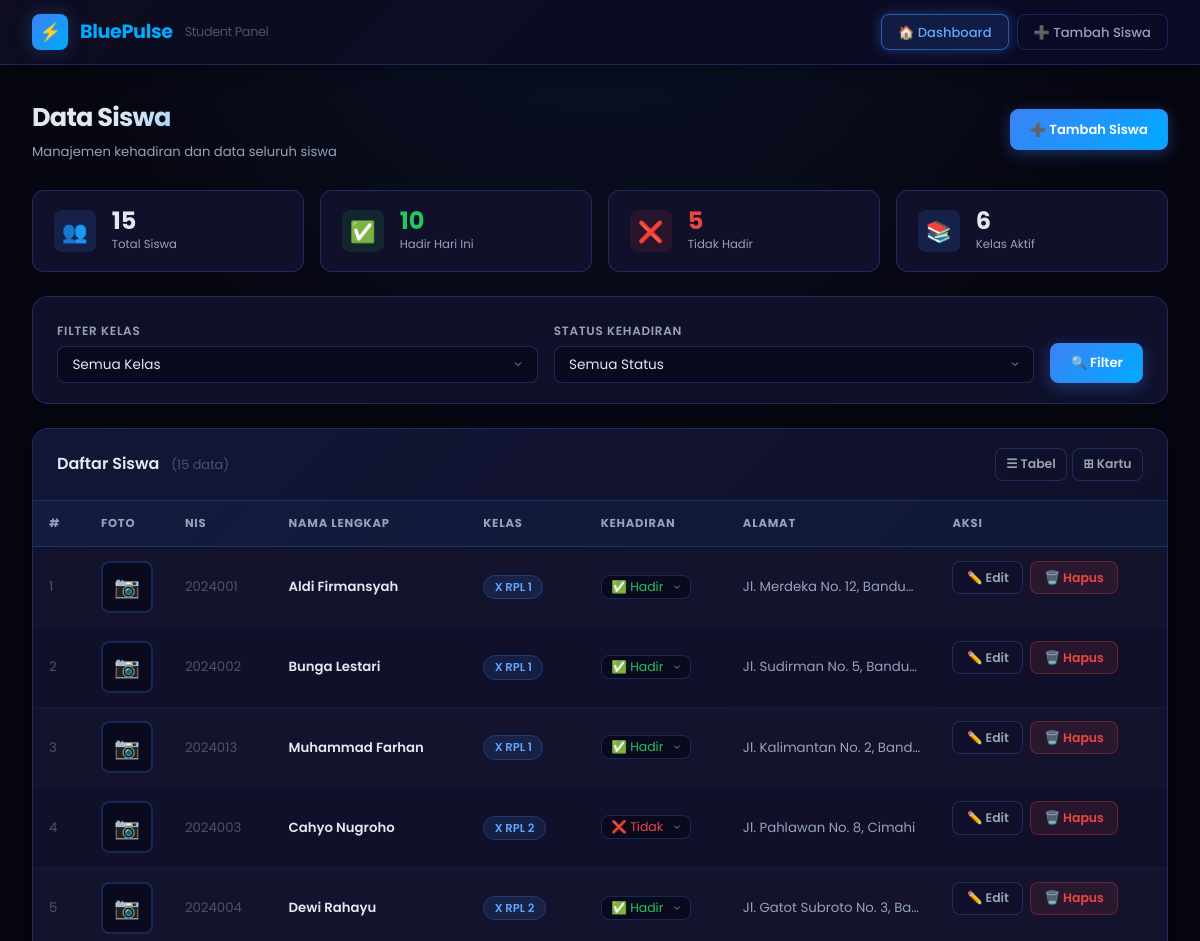
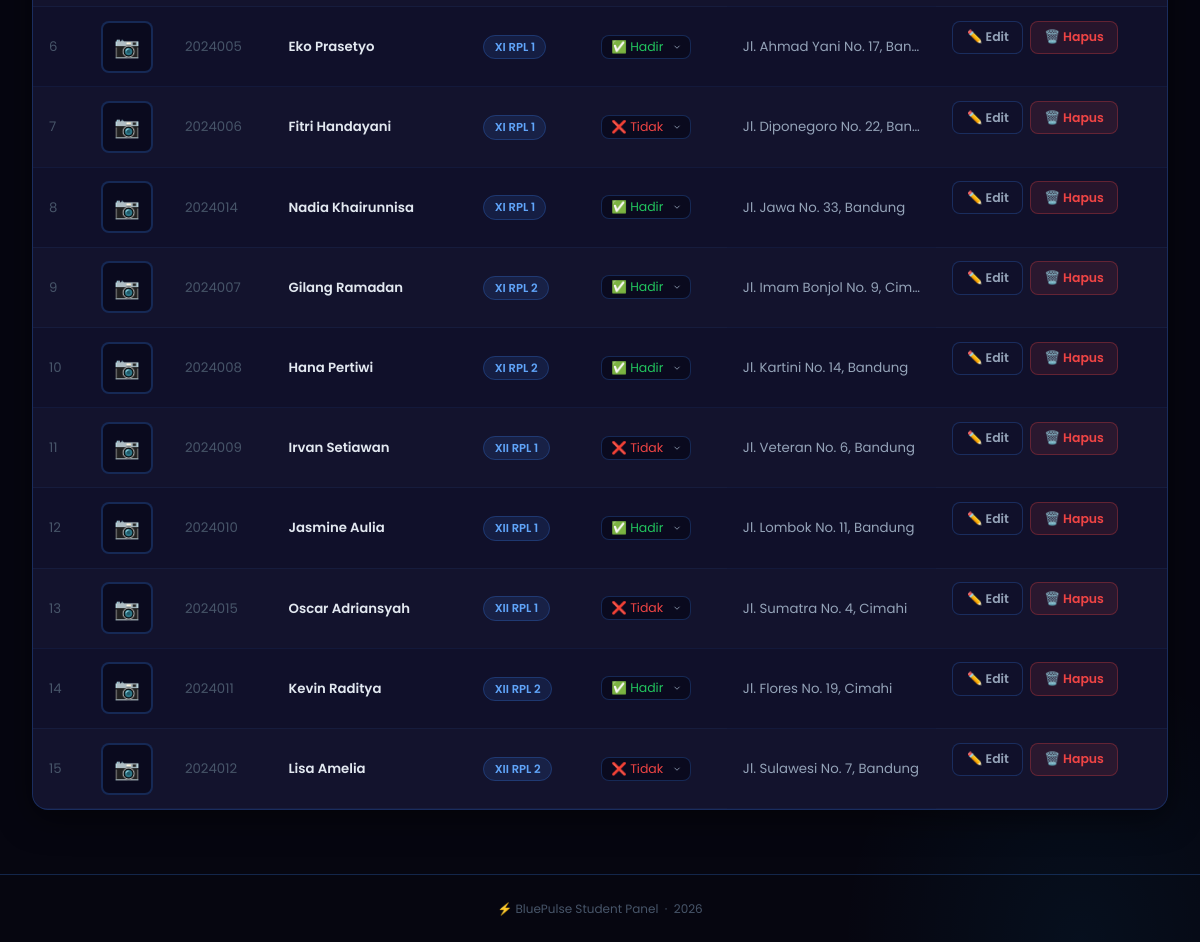
The page / on the database its author committed (2 pictures, top to bottom).
### tables this page shows
CREATE TABLE IF NOT EXISTS students (
    id          INT(11)      AUTO_INCREMENT PRIMARY KEY,
    nis         VARCHAR(20)  DEFAULT NULL,
    name        VARCHAR(100) NOT NULL,
    class       VARCHAR(50)  NOT NULL,
    address     TEXT         DEFAULT NULL,
    attendance  ENUM('Hadir','Tidak') DEFAULT 'Tidak',
    photo       VARCHAR(255) DEFAULT NULL,    
    created_at  TIMESTAMP    DEFAULT CURRENT_TIMESTAMP,
    updated_at  TIMESTAMP    DEFAULT CURRENT_TIMESTAMP ON UPDATE CURRENT_TIMESTAMP
);

### config.php (called while the page is built, shortened)
<?php
function e(string $str): string {
    return htmlspecialchars($str, ENT_QUOTES, 'UTF-8');
}

### index.php (the view, shortened to what this page needs)
<?php
require_once 'config.php';
$stmtClasses = $pdo->query("SELECT DISTINCT class FROM students ORDER BY class ASC");
$classes     = $stmtClasses->fetchAll(PDO::FETCH_COLUMN);
$params = [];
$sql = 'SELECT * FROM students';
$sql .= ' ORDER BY class ASC, name ASC';
$stmtStudents = $pdo->prepare($sql);
$stmtStudents->execute($params);
$students = $stmtStudents->fetchAll();
$stmtStats = $pdo->query("SELECT
    COUNT(*) AS total,
    SUM(attendance = 'Hadir') AS hadir,
    SUM(attendance = 'Tidak') AS tidak
    FROM students");
$stats = $stmtStats->fetch();
?>
<!DOCTYPE html>
<html lang="id">
<head>
    <link rel="stylesheet" href="style.css">
</head>
<body>
<header class="topbar">
    <div class="topbar-inner">
        <div class="topbar-logo">
            <div class="logo-icon">⚡</div>
            <span>Blue<span>Pulse</span></span>
            <span class="brand-sub" style="color:var(--text-muted);font-weight:400;font-size:0.8rem">Student Panel</span>
        </div>
        <nav class="topbar-nav">
            <a href="index.php" class="nav-btn active">🏠 Dashboard</a>
            <a href="tambah.php" class="nav-btn">➕ Tambah Siswa</a>
        </nav>
    </div>
</header>
<main class="page-wrapper">
    <div class="page-title">
        <div>
            <h1>Data Siswa</h1>
            <p>Manajemen kehadiran dan data seluruh siswa</p>
        </div>
        <a href="tambah.php" class="btn btn-primary">➕ Tambah Siswa</a>
    </div>
    <div class="stats-row">
        <div class="stat-card">
            <div class="stat-icon blue">👥</div>
            <div>
                <div class="stat-value"><?= $stats['total'] ?></div>
                <div class="stat-label">Total Siswa</div>
            </div>
        </div>
        <div class="stat-card">
            <div class="stat-icon green">✅</div>
            <div>
                <div class="stat-value" style="color:var(--green)"><?= $stats['hadir'] ?></div>
                <div class="stat-label">Hadir Hari Ini</div>
            </div>
        </div>
        <div class="stat-card">
            <div class="stat-icon red">❌</div>
            <div>
                <div class="stat-value" style="color:var(--red)"><?= $stats['tidak'] ?></div>
                <div class="stat-label">Tidak Hadir</div>
            </div>
        </div>
        <div class="stat-card">
            <div class="stat-icon blue">📚</div>
            <div>
                <div class="stat-value"><?= count($classes) ?></div>
                <div class="stat-label">Kelas Aktif</div>
            </div>
        </div>
    </div>
    <form method="GET" action="index.php" class="filter-bar show-spinner">
        <div class="filter-group">
            <label>Filter Kelas</label>
            <select name="class" class="form-select auto-submit">
                <option value="">Semua Kelas</option>
            </select>
        </div>
        <div class="filter-group">
            <label>Status Kehadiran</label>
            <select name="attendance" class="form-select auto-submit">
                <option value="">Semua Status</option>
            </select>
        </div>
        <div class="filter-group" style="flex:0;min-width:auto">
            <label>&nbsp;</label>
            <button type="submit" class="btn btn-primary">🔍 Filter</button>
        </div>
    </form>
    <div class="card">
        <div class="card-header">
            <h2>
                Daftar Siswa
                <span style="color:var(--text-muted);font-weight:400;font-size:0.8rem;margin-left:0.5rem">
                    (<?= count($students) ?> data)
                </span>
            </h2>
            <div class="view-toggle">
                <button id="btn-view-table" class="btn btn-secondary btn-sm active" title="Mode Tabel">
                    ☰ Tabel
                </button>
                <button id="btn-view-cards" class="btn btn-secondary btn-sm" title="Mode Kartu">
                    ⊞ Kartu
                </button>
            </div>
        </div>
        <?php if (empty($students)): ?>
        <div class="empty-state">
            <div class="icon">🔍</div>
            <h3>Tidak ada data ditemukan</h3>
            <p>Coba ubah filter atau <a href="tambah.php">tambah siswa baru</a>.</p>
        </div>
        <?php else: ?>
        <div id="view-table">
            <div class="table-wrap">
                <table>
                    <thead>
                        <tr>
                            <th>#</th>
                            <th class="td-photo">Foto</th>
                            <th>NIS</th>
                            <th>Nama Lengkap</th>
                            <th>Kelas</th>
                            <th>Kehadiran</th>
                            <th>Alamat</th>
                            <th>Aksi</th>
                        </tr>
                    </thead>
                    <tbody>
                    <?php foreach ($students as $i => $s): ?>
                        <tr>
                            <td style="color:var(--text-muted)"><?= $i + 1 ?></td>
                            <td class="td-photo">
                                <?php if ($s['photo']): ?>
                                <div class="thumb-frame"
                                     data-lightbox="<?= e(UPLOAD_URL . $s['photo']) ?>"
                                     title="Klik untuk perbesar">
                                    <img src="<?= e(UPLOAD_URL . $s['photo']) ?>"
                                         alt="Foto <?= e($s['name']) ?>">
                                </div>
                                <?php else: ?>
                                <div class="thumb-frame"><span class="no-photo">📷</span></div>
                                <?php endif; ?>
                            </td>
                            <td style="color:var(--text-muted)"><?= e($s['nis'] ?: '—') ?></td>
                            <td style="font-weight:600"><?= e($s['name']) ?></td>
                            <td>
                                <span style="background:rgba(59,130,246,0.12);color:var(--blue-light);
                                             border:1px solid rgba(59,130,246,0.25);border-radius:20px;
                                             padding:0.2rem 0.65rem;font-size:0.72rem;font-weight:600;">
                                    <?= e($s['class']) ?>
                                </span>
                            </td>
                            <td>
                                <form method="POST" action="proses_edit.php" class="attendance-form">
                                    <select name="attendance" class="attendance-select"
                                            style="color:<?= $s['attendance']==='Hadir' ? 'var(--green)' : 'var(--red)' ?>">
                                        <option value="Hadir" <?= $s['attendance']==='Hadir' ? 'selected':'' ?>>✅ Hadir</option>
                                        <option value="Tidak" <?= $s['attendance']==='Tidak' ? 'selected':'' ?>>❌ Tidak</option>
                                    </select>
                                </form>
                            </td>
                            <td style="max-width:180px;overflow:hidden;text-overflow:ellipsis;white-space:nowrap;color:var(--text-secondary)">
                                <?= e($s['address'] ?: '—') ?>
                            </td>
                            <td class="actions">
                                <a href="edit.php?id=<?= (int)$s['id'] ?>" class="btn btn-secondary btn-sm">✏️ Edit</a>
                                <a href="hapus.php?id=<?= (int)$s['id'] ?>"
                                   class="btn btn-danger btn-sm"
                                   data-confirm="Hapus siswa <?= e($s['name']) ?>? Tindakan ini tidak dapat dibatalkan.">
                                   🗑️ Hapus
                                </a>
                            </td>
                        </tr>
                    <?php endforeach; ?>
                    </tbody>
                </table>
            </div>
        </div>
        <?php endif; ?>
    </div>
</main>
<footer style="text-align:center;padding:1.5rem;color:var(--text-muted);font-size:0.75rem;border-top:1px solid var(--border)">
    ⚡ BluePulse Student Panel &nbsp;·&nbsp; <?= date('Y') ?>
</footer>
</body>
</html>

### rows shown on the page
students: nis "2024001", name "Aldi Firmansyah", class "X RPL 1", attendance "✅ Hadir", address "Jl. Merdeka No. 12, Bandu…"
students: nis "2024002", name "Bunga Lestari", class "X RPL 1", attendance "✅ Hadir", address "Jl. Sudirman No. 5, Bandu…"
students: nis "2024013", name "Muhammad Farhan", class "X RPL 1", attendance "✅ Hadir", address "Jl. Kalimantan No. 2, Band…"
students: nis "2024003", name "Cahyo Nugroho", class "X RPL 2", attendance "❌ Tidak", address "Jl. Pahlawan No. 8, Cimahi"
students: nis "2024004", name "Dewi Rahayu", class "X RPL 2", attendance "✅ Hadir", address "Jl. Gatot Subroto No. 3, Ba…"
students: nis "2024005", name "Eko Prasetyo", class "XI RPL 1", attendance "✅ Hadir", address "Jl. Ahmad Yani No. 17, Ban…"
students: nis "2024006", name "Fitri Handayani", class "XI RPL 1", attendance "❌ Tidak", address "Jl. Diponegoro No. 22, Ban…"
students: nis "2024014", name "Nadia Khairunnisa", class "XI RPL 1", attendance "✅ Hadir", address "Jl. Jawa No. 33, Bandung"
students: nis "2024007", name "Gilang Ramadan", class "XI RPL 2", attendance "✅ Hadir", address "Jl. Imam Bonjol No. 9, Cim…"
students: nis "2024008", name "Hana Pertiwi", class "XI RPL 2", attendance "✅ Hadir", address "Jl. Kartini No. 14, Bandung"
students: nis "2024009", name "Irvan Setiawan", class "XII RPL 1", attendance "❌ Tidak", address "Jl. Veteran No. 6, Bandung"
students: nis "2024010", name "Jasmine Aulia", class "XII RPL 1", attendance "✅ Hadir", address "Jl. Lombok No. 11, Bandung"
students: nis "2024015", name "Oscar Adriansyah", class "XII RPL 1", attendance "❌ Tidak", address "Jl. Sumatra No. 4, Cimahi"
students: nis "2024011", name "Kevin Raditya", class "XII RPL 2", attendance "✅ Hadir", address "Jl. Flores No. 19, Cimahi"
students: nis "2024012", name "Lisa Amelia", class "XII RPL 2", attendance "❌ Tidak", address "Jl. Sulawesi No. 7, Bandung"

### other values the page prints
$stats['total'] "15"
$stats['hadir'] "10"
$stats['tidak'] "5"
count($classes) "6"
count($students) "15"
